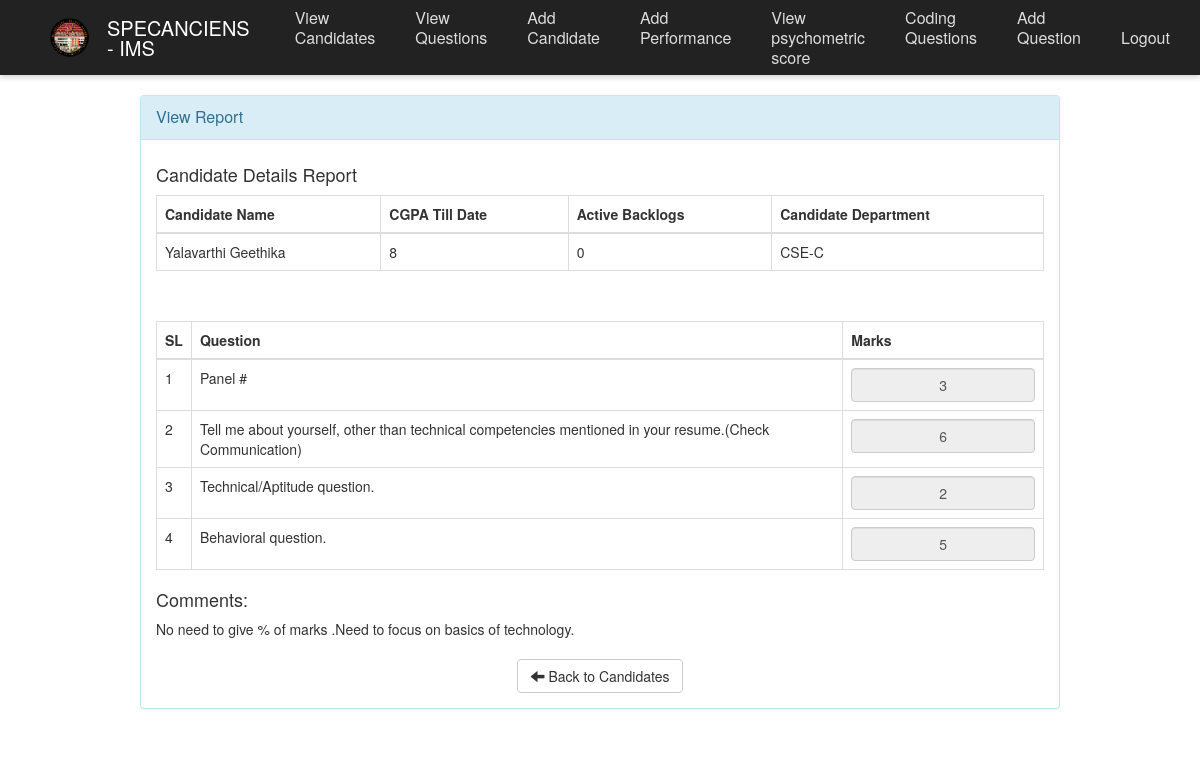
Page /viewReport.php?id=321 (signed in) on the committed database.
### tables this page shows
CREATE TABLE `ims_candidates` (
  `cand_id` int(10) NOT NULL,
  `cand_name` varchar(150) NOT NULL,
  `cand_cgpa` float DEFAULT NULL,
  `cand_backlogs` int(11) DEFAULT NULL,
  `cand_age` int(10) DEFAULT NULL,
  `cand_roll` varchar(10) DEFAULT NULL,
  `cand_dept` varchar(10) DEFAULT NULL,
  `status` varchar(50) DEFAULT 'Pending',
  `feedback_submitted` int(70) DEFAULT NULL
);

CREATE TABLE `ims_reports` (
  `report_id` int(10) NOT NULL,
  `question_id` int(10) NOT NULL,
  `cand_id` int(10) NOT NULL,
  `result` text DEFAULT NULL,
  `viewed_at` datetime DEFAULT NULL
);

CREATE TABLE `ims_questions` (
  `question_id` int(10) NOT NULL,
  `question` text DEFAULT NULL,
  `category` varchar(50) NOT NULL DEFAULT 'General'
);

CREATE TABLE `ims_comments` (
  `comment_id` int(10) NOT NULL,
  `comment` text DEFAULT NULL,
  `cand_id` int(10) DEFAULT NULL
);

### inc/classes/DB.php (called while the page is built, shortened)
<?php
class DB {
    private $host = "localhost";
    private $dbname = "specanciensdb";
    private $dbuser = "root";
    private $dbpass = "";
    private $conn;
    public function __construct() {
        if (!$this->conn) {
            try {
                $dsn = "mysql:host={$this->host};dbname={$this->dbname};charset=utf8";
                $this->conn = new PDO($dsn, $this->dbuser, $this->dbpass);
                $this->conn->setAttribute(PDO::ATTR_ERRMODE, PDO::ERRMODE_EXCEPTION);
            } catch (PDOException $e) {
                die("<h3>Database Connection Failed</h3>" . $e->getMessage());
            }
        }
    }
    public function simplequery($query, $params = []) {
        $stmt = $this->conn->prepare($query);
        $stmt->execute($params);
        return $stmt;
    }
    public function simplequerywithoutcondition($query) {
        $stmt = $this->conn->query($query);
        return $stmt;
    }
}
?>

### inc/classes/View.php (called while the page is built, shortened)
<?php
include("DB.php");
class View {
    private $db;
    function __construct() {
        $this->db = new DB();
    }
    function viewCandidate() {
        $sql = "SELECT * FROM ims_candidates";
        $query = $this->db->simplequerywithoutcondition($sql);
        return $query->fetchAll();
    }
    function viewReport() {
        $candId = $_GET['id'];
        $sql = "SELECT q.question, r.result
                FROM ims_reports r
                JOIN ims_questions q ON r.question_id = q.question_id
                WHERE r.cand_id = ?";
        $arr = array($candId);
        $query = $this->db->simplequery($sql, $arr);
        return $query->fetchAll();
    }
    function viewReportComment() {
        $candId = $_GET['id'];
        $sql = "SELECT * FROM ims_comments WHERE cand_id = ?";
        $arr = array($candId);
        $query = $this->db->simplequery($sql, $arr);
        return $query->fetchAll();
    }
}
?>

### viewReport.php (the view, shortened to what this page needs)
<?php
include("inc/classes/View.php");
$view = new View();
$viewReports = $view->viewReport();
$viewCandidates = $view->viewCandidate();
$viewComments = $view->viewReportComment();
?>
<!DOCTYPE html>
<html lang="en">
<head>
    <link href="//maxcdn.bootstrapcdn.com/bootstrap/3.3.0/css/bootstrap.min.css" rel="stylesheet">
</head>
<body>
<div class="container">
<?php include('nav.php'); ?>
    <div id="signupbox" style="margin-top:10px" class="mainbox col-md-10 col-md-offset-1 col-sm-8 col-sm-offset-2">
        <div class="panel panel-info">
            <div class="panel-heading">
                <div class="panel-title">View Report</div>
            </div>
            <div class="panel-body">
                <h4>Candidate Details Report</h4>
                <table class="table table-bordered">
                    <thead>
                        <tr>
                            <th>Candidate Name</th>
                            <th>CGPA Till Date</th>
                            <th>Active Backlogs</th>
                            <th>Candidate Department</th>
                        </tr>
                    </thead>
                    <tbody>
                        <?php foreach ($viewCandidates as $viewCandidate): ?>
                            <?php if ($_GET['id'] == $viewCandidate['cand_id']): ?>
                            <tr>
                                <td><?= $viewCandidate['cand_name'] ?></td>
                                <td><?= $viewCandidate['cand_cgpa'] ?></td>
                                <td><?= $viewCandidate['cand_backlogs'] ?></td>
                                <td><?= $viewCandidate['cand_dept'] ?></td>
                            </tr>
                            <?php endif; ?>
                        <?php endforeach; ?>
                    </tbody>
                </table>
            </div>
            <div class="panel-body">
                <table class="table table-bordered">
                    <thead>
                        <tr>
                            <th>SL</th>
                            <th>Question</th>
                            <th>Marks</th>
                        </tr>
                    </thead>
                    <tbody>
                        <?php $i = 0; foreach ($viewReports as $viewReport): ?>
                        <tr>
                            <td><?= ++$i ?></td>
                            <td><?= $viewReport['question'] ?></td>
                            <td><input value="<?= $viewReport['result'] ?>" class="form-control text-center" disabled></td>
                        </tr>
                        <?php endforeach; ?>
                    </tbody>
                </table>
                <div>
                    <h4>Comments:</h4>
                    <?php foreach ($viewComments as $viewComment): ?>
                        <p><?= $viewComment['comment'] ?></p>
                    <?php endforeach; ?>
                </div>
                <div class="text-center" style="margin-top: 20px;">
                    <a href="viewCandidate.php" class="btn btn-default">
                        <span class="glyphicon glyphicon-arrow-left"></span> Back to Candidates
                    </a>
                </div>
            </div>
        </div>
    </div>
</div>
</body>
</html>

### nav.php (shortened to what this page needs)
<?php
$role = isset($_SESSION['role']) ? $_SESSION['role'] : '';
?>
<nav class="navbar-custom">
  <a class="navbar-brand" href="landing.php">
    <img src="images/SA_Logo-removebg.png" alt="Logo">
    <span>SPECANCIENS - IMS</span>
  </a>
  <ul class="navbar-nav">
    <?php if ($role === 'admin' || $role === 'interviewer'): ?>
      <li><a href="viewCandidate.php">View Candidates</a></li>
      <li><a href="viewQuestions.php">View Questions</a></li>
    <?php endif; ?>
    <?php if ($role === 'admin'): ?>
      <li><a href="addCandidate.php">Add Candidate</a></li>
      <li><a href="addPerformance.php">Add Performance</a></li>
      <li><a href="admin_psychometric_scores.php">View psychometric score</a></li>
      <?php if ($role === 'admin'): ?>
        <li><a href="manage_questions.php">Coding Questions</a></li>
        <li><a href="add_question.php">Add Question</a></li>
      <?php endif; ?>
    <?php endif; ?>
  </ul>
  <ul class="navbar-nav navbar-right">
    <li><a href="logout.php">Logout</a></li>
  </ul>
</nav>

### nav.php (style rules this page uses)
.navbar-custom { position: fixed; top: 0; left: 0; right: 0; height: 75px; background-color: #222; border: none; border-radius: 0; z-index: 9999; width: 100%; box-shadow: 0 2px 6px rgba(0, 0, 0, 0.2); padding: 0 30px; display: flex; justify-content: space-between; align-items: center; }
body { padding-top: 85px; }
.navbar-brand { display: flex; align-items: center; color: #fff !important; text-decoration: none; }
.navbar-brand img { height: 50px; margin-right: 12px; }
.navbar-brand span { font-size: 20px; font-weight: 500; color: #fff; }
.navbar-nav { display: flex; list-style: none; margin: 0; padding-left: 0; }
.navbar-nav li { margin-left: 20px; }
.navbar-nav a { color: #ddd; text-decoration: none; font-size: 16px; padding: 15px 10px; display: block; }
.navbar-right { margin-left: auto; }

### rows in the picture
ims_candidates: cand_name "Yalavarthi Geethika", cand_cgpa "8", cand_backlogs "0", cand_dept "CSE-C"
ims_reports: question.question "Panel #", result "3"
ims_reports: question.question "Tell me about yourself, other than technical competencies mentioned in your resume.(Check Communication)", result "6"
ims_reports: question.question "Technical/Aptitude question.", result "2"
ims_reports: question.question "Behavioral question.", result "5"
ims_comments: comment "No need to give % of marks .Need to focus on basics of technology."
